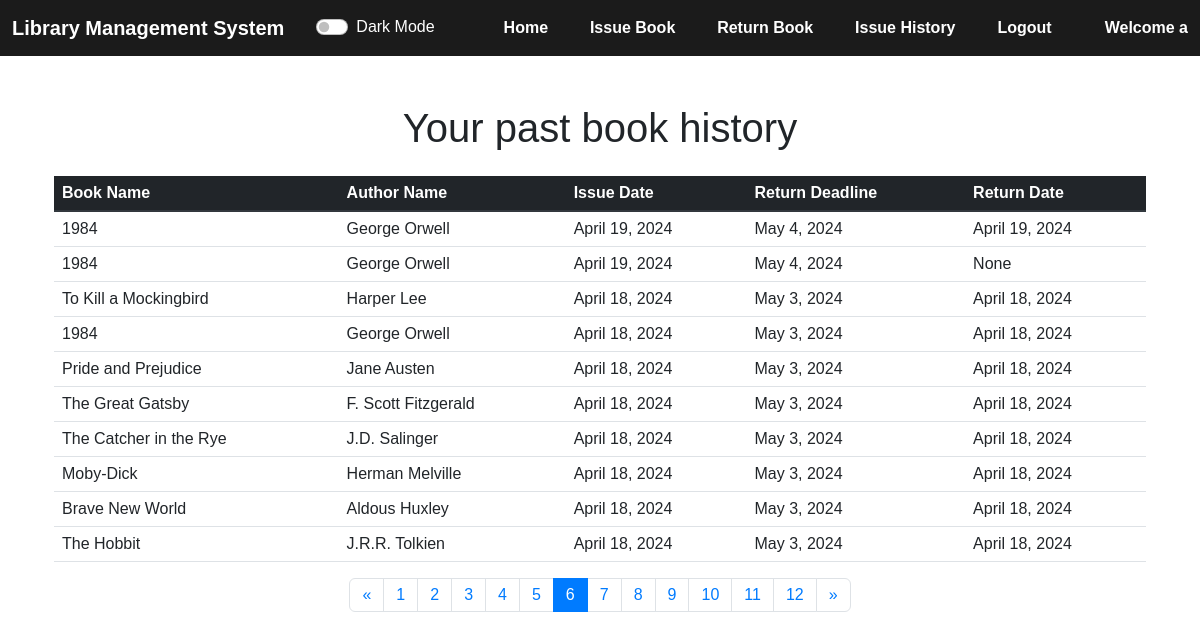
Before: /history/?page=6 (signed in) with the older database file.
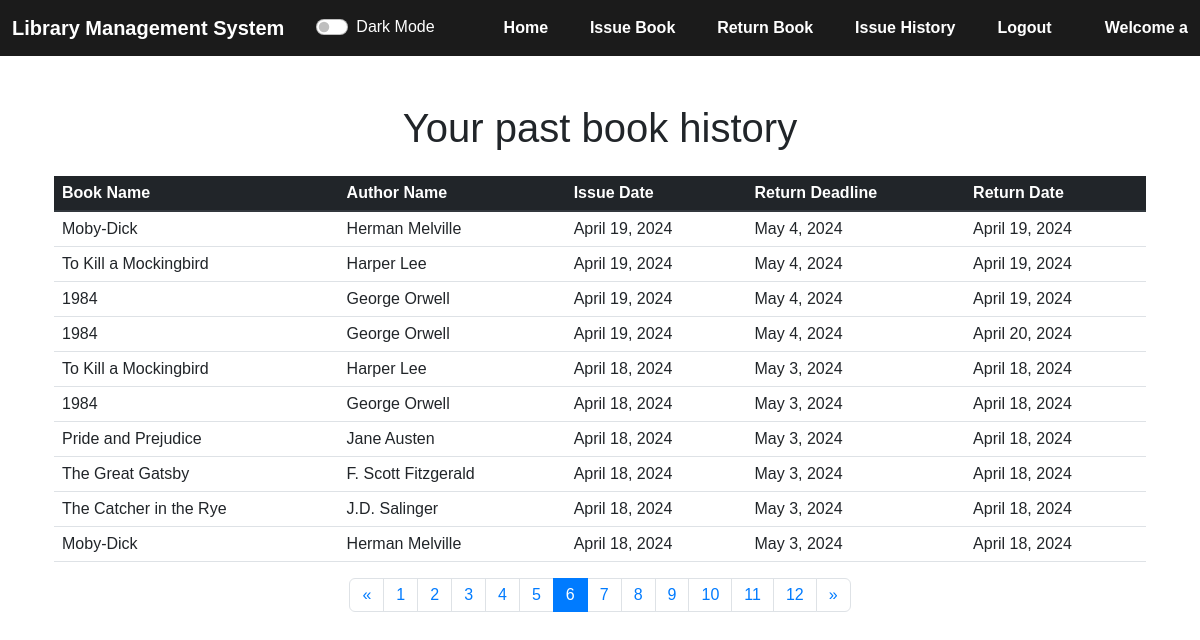
After: the same page with the newer database file.
### lmsapp/models.py (models this page shows, shortened)
class IssuedItem(models.Model):
    book_id = models.ForeignKey(Book, on_delete=models.CASCADE)
    user_id = models.ForeignKey(User, on_delete=models.CASCADE)
    issue_date = models.DateField(default=date.today(), blank=False)
    @property
    def return_deadline(self):
        return self.issue_date + timedelta(days=15)
    return_date = models.DateField(blank=True, null=True)

class Book(models.Model):
    book_pic_url = models.CharField(max_length=2000)
    book_name = models.CharField(max_length=150)
    author_name = models.CharField(max_length=200)
    quantity = models.IntegerField(default=1)
    subject = models.CharField(max_length=2000)
    book_add_time = models.TimeField(default=timezone.now())
    book_add_date = models.DateField(default=date.today())
    class Meta:
        unique_together = ("book_name", "author_name")

### lmsapp/views.py (the view)
# urls.py: path("history/", views.history, name="history"),
@login_required(login_url="login")
def history(request):
    try:
        my_items = IssuedItem.objects.filter(user_id=request.user).order_by("-issue_date")
        paginator = Paginator(my_items, 10)
        page_number = request.GET.get("page")
        show_data_final = paginator.get_page(page_number)
        return render(request, "history.html", {"books": show_data_final})
    except Exception as e:
        messages.error(request, str(e))
        return redirect("/")

### lmsapp/templates/history.html (shortened to what this page needs)
{% extends 'base.html' %}
{% block content %}
  <div class="container mt-5 darkTable">
    <h1 class="text-center mb-4" data-aos="fade-up" data-aos-duration="400">Your past book history</h1>
    <div class="container" data-aos="fade-up" data-aos-duration="400">
      <table class="table ">
        <thead class="thead-dark">
          <tr>
            <th scope="col">Book Name</th>
            <th scope="col">Author Name</th>
            <th scope="col">Issue Date</th>
            <th scope="col">Return Deadline</th>
            <th scope="col">Return Date</th>
          </tr>
        </thead>
        <tbody>
          {% for book in books %}
            <tr>
              <td>{{ book.book_id.book_name }}</td>
              <td>{{ book.book_id.author_name }}</td>
              <td>{{ book.issue_date }}</td>
              <td>{{ book.return_deadline }}</td>
              <td>{{ book.return_date }}</td>
            </tr>
          {% endfor %}
        </tbody>
      </table>
    </div>
    <div class="mx-auto" style="width: 200px">
      <nav aria-label="Page navigation example">
        <ul class="pagination">
          {% if books.has_previous %}
            <li class="page-item">
              <a class="page-link" href="?page={{ books.previous_page_number }}" tabindex="-1" aria-disabled="true">&laquo;</a>
            </li>
          {% endif %}
          {% for i in 'x'|ljust:books.paginator.num_pages %}
            <li class="page-item {% if forloop.counter == books.number %}active{% endif %}">
              {% if books.paginator.num_pages > 1 %}
                <a class="page-link" href="?page={{ forloop.counter }}">{{ forloop.counter }}</a>
              {% endif %}
            </li>
          {% endfor %}
          {% if books.has_next %}
            <li class="page-item">
              <a class="page-link" href="?page={{ books.next_page_number }}">&raquo;</a>
            </li>
          {% endif %}
        </ul>
      </nav>
    </div>
  </div>
{% endblock %}

Changed rows visible on the page:
no longer on this page (row unchanged): IssuedItem: book_id.book_name "Brave New World", book_id.author_name "Aldous Huxley", issue_date "April 18, 2024", return_deadline "May 3, 2024", return_date "April 18, 2024"
no longer on this page (row unchanged): IssuedItem: book_id.book_name "The Hobbit", book_id.author_name "J.R.R. Tolkien", issue_date "April 18, 2024", return_deadline "May 3, 2024", return_date "April 18, 2024"
now on this page (row unchanged): IssuedItem: book_id.book_name "Moby-Dick", book_id.author_name "Herman Melville", issue_date "April 19, 2024", return_deadline "May 4, 2024", return_date "April 19, 2024"
now on this page (row unchanged): IssuedItem: book_id.book_name "To Kill a Mockingbird", book_id.author_name "Harper Lee", issue_date "April 19, 2024", return_deadline "May 4, 2024", return_date "April 19, 2024"
changed IssuedItem: return_date "None" → "April 20, 2024"
